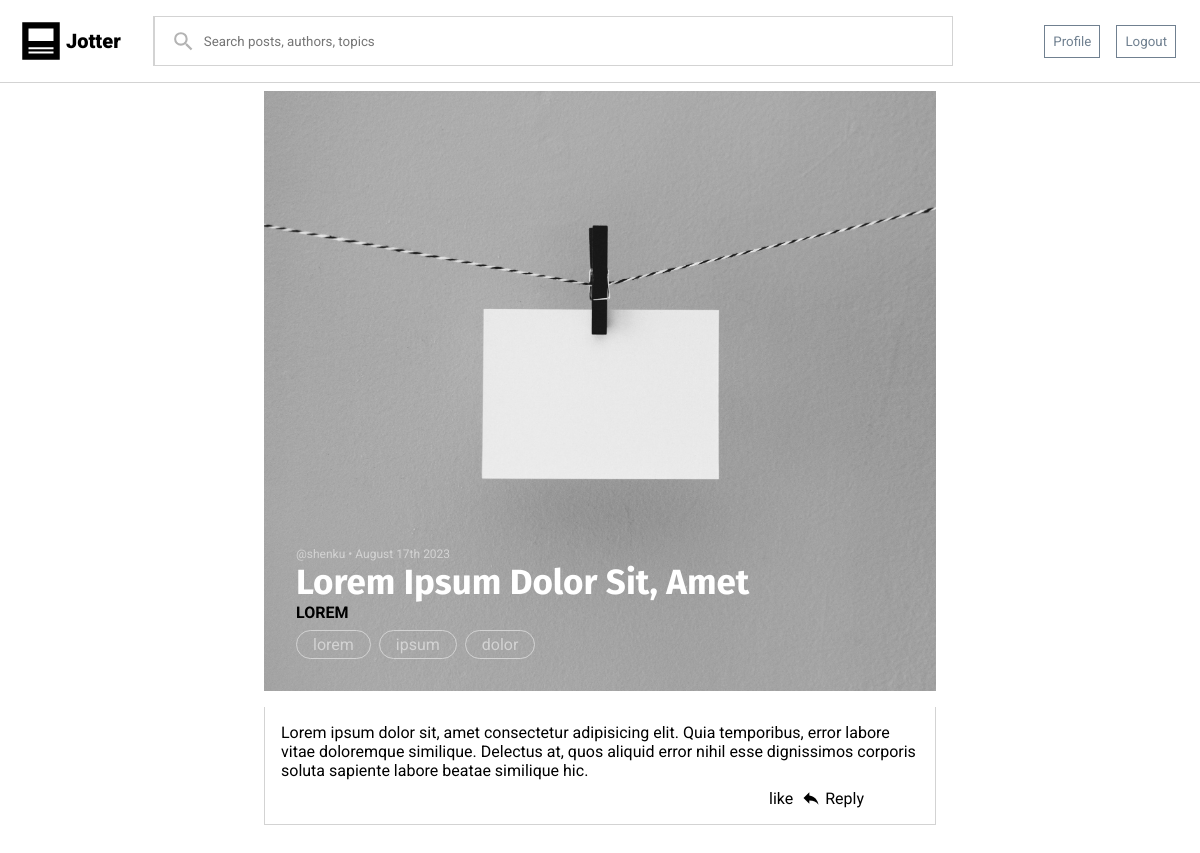
Screenshot of /post/lorem-ipsum-dolor-sit-amet/ (signed in) with the database file from the repository.
### blog/models.py (models this page shows, shortened)
class Post(models.Model):
    uuid = models.UUIDField(default=uuid4, auto_created=True)
    author = models.ForeignKey(settings.AUTH_USER_MODEL, on_delete=models.CASCADE)
    topic = models.ForeignKey(Topic, on_delete=models.CASCADE, null=True, blank=True)
    title = models.CharField(max_length=150, null=True, blank=True)
    text = models.TextField(null=True, blank=True)
    dateAdded = models.DateTimeField(auto_now_add=True)
    slug = models.SlugField(null=False)
    tags = models.CharField(max_length=50, null=True, blank=True)
    likes = models.ManyToManyField(settings.AUTH_USER_MODEL, through='LikeRelation', related_name='likedPosts')
    draft = models.BooleanField(default=False)
    class Meta:
        ordering = ('-dateAdded',)

class Topic(models.Model):
    title = models.CharField(max_length=25)
    uuid = models.UUIDField(default=uuid4)
    def __str__(self):
        return self.title

### accounts/models.py (models this page shows, shortened)
class CustomUser(AbstractUser):
    bio = models.TextField(max_length=500, blank=True)
    following = models.ManyToManyField('self', blank=True, symmetrical=False, related_name="followers", through='FollowerRelation')
    socialLinks = models.TextField(blank=True)
    topics = models.ManyToManyField(Topic, blank=True, related_name='subscribers')
    def __str__(self):
        return self.username

### blog/views.py (the view)
# urls.py: path('post/<str:slug>/', PostDetail.as_view(), name="postDetail"),
class PostDetail(DetailView):
    model = Post
    template_name = "blog/postDetail.html"
    slug_field = "slug"
    def get(self, request, *args, **kwargs):
        post = super(PostDetail, self).get_object()
        tags = post.tags.split(',')
        comments = post.comment_set.all()
        like = False
        if post in request.user.likedPosts.all():
            like = True
        context = {'post': post, 'comments': comments, 'tags': tags, 'like': like}
        return render(request, self.template_name, context)

### blog/templates/blog/postDetail.html (shortened to what this page needs)
{% extends "blog/base.html" %}
{% load static %}
{% block staticfiles %}
<link rel="stylesheet" href="{% static 'blog/css/postDetail.css' %}">
<link rel="stylesheet" href="{% static 'blog/css/blogComment.css' %}">
{% endblock staticfiles%}
{% block content %}
<div class="postDetail">
    <div class="header">
        <div class="auth-time"><a href="{% url 'accounts:profile' post.author %}">@{{ post.author }}</a> • {{ post.dateAdded|date:"F jS o" }}</div>
        <div class="title">{{ post.title|title }}</div>
        <div class="topic"><a href="{% url 'blog:topicDetail' post.topic.uuid %}">{{ post.topic|upper }}</a></div>
        <div class="tags">
            {% for tag in tags %}
            <a href="{% url 'blog:tag' tag %}">
                <div class="tag">{{ tag }}</div>
            </a>
            {% endfor %}
        </div>
    </div>
    <div class="content">
        {{ post.text|linebreaks }}
        <div class="feedback">
            <div>
                {% if like %}
                <img src="{% static 'blog/icons/thumb-up.svg' %}" alt="">
                <a href="#" class="dislike">dislike</a>
                <a href="#" class="like" style="display: none;">like</a>
                {% else %}
                <a href="#" class="like">like</a>
                {% endif %}
            </div>
            {% if user.is_authenticated %}
            <div class="reply"><img src="{% static 'blog/icons/reply.svg' %}" alt=""> Reply</div>
            {% endif %}
        </div>
    </div>
</div>
{% endblock content %}

### blog/static/blog/css/base.css (style rules this page uses)
* { margin: 0; box-sizing: border-box; font-family: 'Roboto', sans-serif; }
body { width: 100vw; height: 100vh; }
a { text-decoration: none; color: black; }

### blog/static/blog/css/postDetail.css (style rules this page uses)
.postDetail { width: 100%; }
.postDetail { padding: 0 200px; }
.postDetail > .header { background-image: url('../img/blank.jpg'); background-position: center; background-size: cover; height: 600px; width: 100%; display: flex; flex-direction: column; justify-content: end; align-items: start; padding: 32px; }
.header > .title { font-family: 'Fira Sans', Arial, Helvetica, sans-serif; font-weight: 700; font-size: 35px; color: white; }
.header > .topic a { font-weight: 700; }
.header > .auth-time, .header > .auth-time a { font-size: 12px; color: lightgray; }
.header > .tags { display: flex; flex-direction: row; gap: 8px; margin-top: 8px; }
.header .tag { border: 1px solid lightgray; padding: 4px 16px; border-radius: 25px; color: lightgray; }
.postDetail > .content { margin: 16px 0; border: 1px solid lightgray; border-top: none; padding: 16px; }
.postDetail > .content img { width: 20px; }
.postDetail > .content > .feedback, .postDetail > .content > .feedback > * { display: flex; flex-direction: row; align-items: center; gap: 4px; }
.postDetail > .content > .feedback { gap: 8px; margin-top: 8px; padding-left: auto; width: 150px; margin-left: auto; }
.postDetail > .content > .feedback a { text-decoration: none; }

### rows the page displays
Post: author "shenku", dateAdded "August 17th 2023", title "Lorem Ipsum Dolor Sit, Amet", topic "LOREM", text "Lorem ipsum dolor sit, amet consectetur adipisicing elit. Quia temporibus, error labore vitae doloremque similique. Delectus at, quos aliquid error nihil esse dignissimos corporis soluta sapiente labore beatae similique hic."

### other values shown
{{ tag }} "lorem" "ipsum" "dolor"
